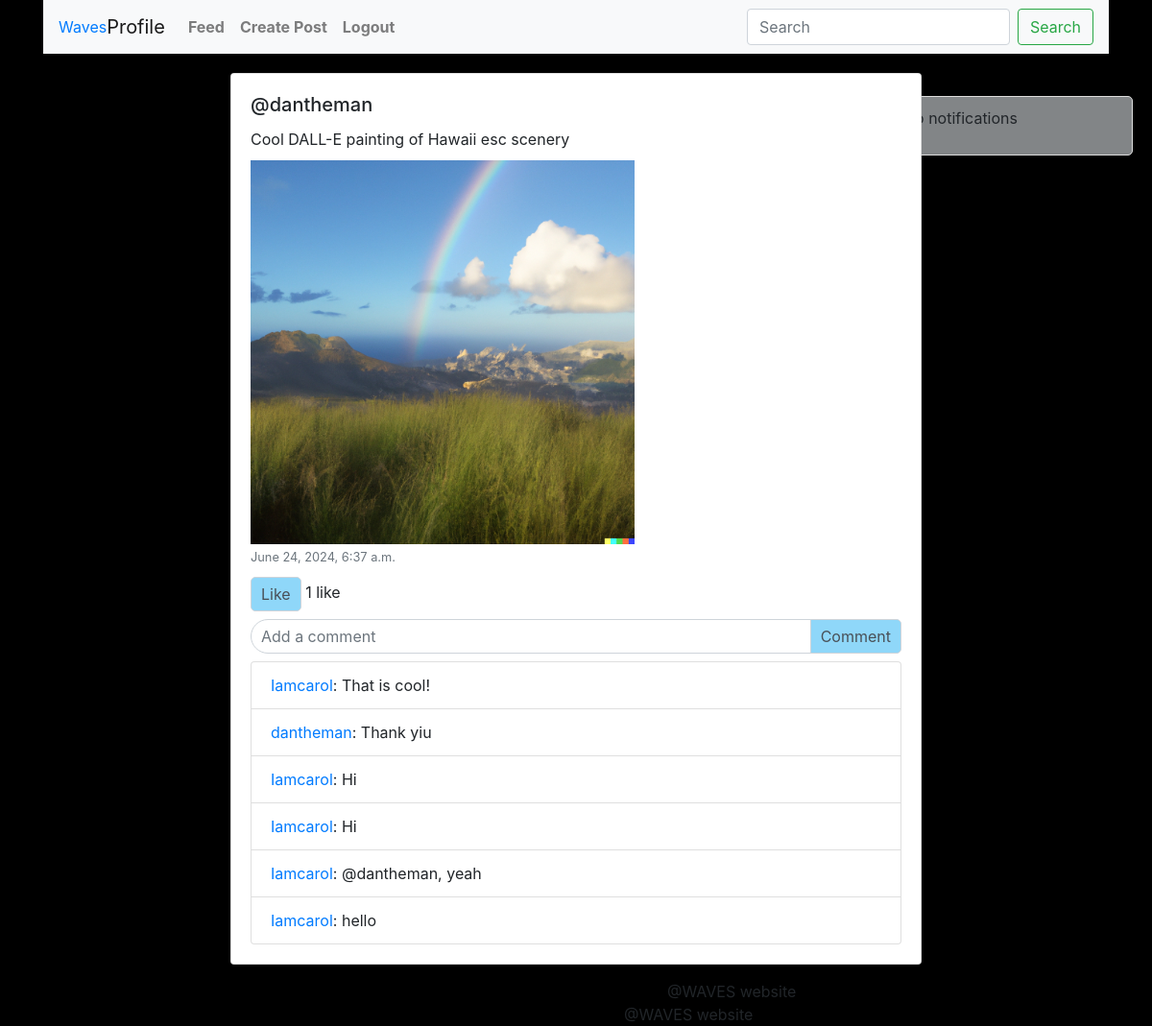
Page /posts/post/13/ (signed in) on the committed database.
### posts/models.py (models this page shows, shortened)
class Post(models.Model):
    user = models.ForeignKey(User, on_delete=models.CASCADE)
    content = models.TextField()
    """ uploads all post images to a directory called 'post_images/',
        blank = True to allow it to be left blank,
        and null = True to allow the database
        to store it as a null value incase its left blank """
    image = models.ImageField(upload_to='post_images/', blank=True, null=True)
    created_at = models.DateTimeField(auto_now_add=True)

class Comment(models.Model):
    user = models.ForeignKey(User, on_delete=models.CASCADE)
    post = models.ForeignKey(Post, on_delete=models.CASCADE, related_name='comments')
    parent = models.ForeignKey('self', null=True, blank=True, on_delete=models.CASCADE, related_name='replies')
    content = models.TextField()
    created_at = models.DateTimeField(auto_now_add=True)

### posts/views.py (the view)
# urls.py: path('post/<int:pk>/', views.post_detail, name='post_detail'),
@login_required
def post_detail(request, pk):
    post = get_object_or_404(Post, pk=pk)
    return render(request, 'post_detail.html', {'post': post})

### posts/templates/post_detail.html (shortened to what this page needs)
{% extends 'base.html' %}
{% block content %}
<div class="container" style="max-width: 750px;">
    <div class="card mb-3">
        <div class="card-body">
            <h5 class="card-title">@{{ post.user.username }}</h5>
            <p class="card-text">{{ post.content }}</p>
            {% if post.image %}
                <img src="{{ post.image.url }}" class="img-fluid post-image" alt="Post Image">
            {% endif %}
            <p class="card-text"><small class="text-muted">{{ post.created_at }}</small></p>
            {% if user.is_authenticated %}
                {% if user in post.likes.all %}
                    <a href="{% url 'like_post' post.id %}" class="btn btn-like">Unlike</a>
                {% else %}
                    <a href="{% url 'like_post' post.id %}" class="btn btn-like">Like</a>
                {% endif %}
            {% else %}
                <a href="{% url 'login' %}" class="btn btn-like">Like</a>
            {% endif %}
            <span>{{ post.likes.count }} {% if post.likes.count == 1 %} like{% else %} likes{% endif %}</span>
            <form method="post" action="{% url 'comment_post' post.id %}" class="mt-2">
                <div class="input-group">
                    <input type="text" name="content" class="form-control comment-input" placeholder="Add a comment">
                    <div class="input-group-append">
                        <button class="btn btn-outline-secondary btn-comment" type="submit">Comment</button>
                    </div>
                </div>
            </form>
            <ul class="list-group mt-2">
                {% for comment in post.comments.all %}
                    <li class="list-group-item">
                        <a href="{% url 'profile' username=comment.user.username %}">{{ comment.user.username }}</a>: {{ comment.content }}
                    </li>
                {% endfor %}
            </ul>
        </div>
    </div>
</div>
<footer style=" margin-left: 650px;">@WAVES website</footer>
{% endblock %}

### posts/templates/base.html (style rules this page uses)
body { background-color: rgb(0, 0, 0); }
.post-image { max-width: 100%; height: auto; max-height: 200px; object-fit: cover; }
.btn-like, .btn-comment { background-color: #f8f9fa; border: 1px solid #ced4da; border-radius: 5px; padding: 5px 10px; text-decoration: none; color: #495057; }
.comment-input { border-radius: 25px; padding: 5px 10px; border: 1px solid #ced4da; }
.card { margin-bottom: 1rem; padding: 10px; }
.card-body { padding: 10px; max-width: 800px; }

### posts/templates/post_detail.html (style rules this page uses)
.post-image { max-height: 400px; object-fit: cover; }
.btn-like, .btn-comment { background-color: #8fd7f9; border: 1px solid #ced4da; border-radius: 5px; padding: 5px 10px; text-decoration: none; color: #495057; }
.card-text { margin-bottom: 10px; }

### rows in the picture
Post: user.username "dantheman", content "Cool DALL-E painting of Hawaii esc scenery", image (picture), created_at "June 24, 2024, 6:37 a.m.", likes.count "1"
Comment: user.username "Iamcarol", content "That is cool!"
Comment: user.username "dantheman", content "Thank yiu"
Comment: user.username "Iamcarol", content "Hi"
Comment: user.username "Iamcarol", content "Hi"
Comment: user.username "Iamcarol", content "@dantheman, yeah"
Comment: user.username "Iamcarol", content "hello"
